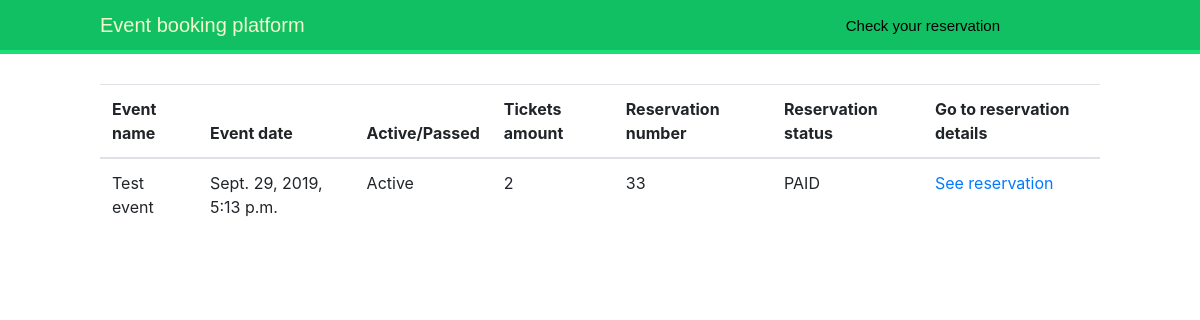
The app's page /reservation/client-reservations/1, older data.
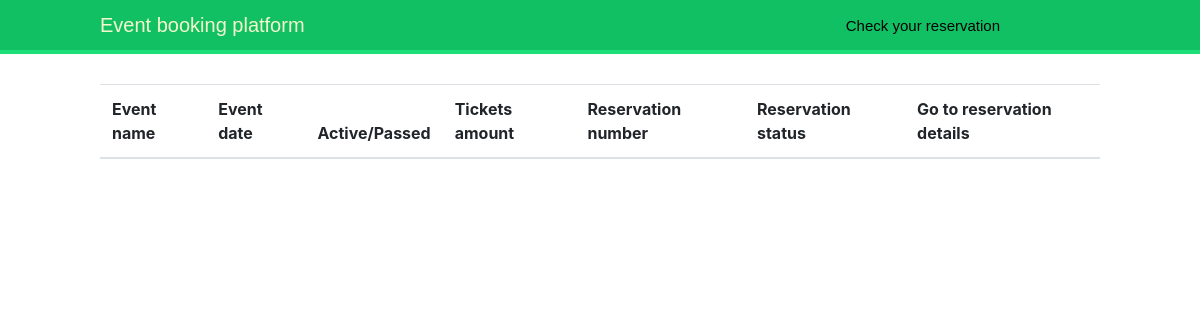
The same page, newer data.
### reservation/models.py (models this page shows, shortened)
class Reservation(models.Model):
    PAID = 'PAID'
    UNPAID = 'UNPAID'
    BOOKED = 'BOOKED'
    RESERVATION_STATUS_CHOICES = [
        (PAID, 'paid'),
        (UNPAID, 'unpaid'),
        (BOOKED, 'ongoing'),
    ]
    status = models.CharField(max_length=20, choices=RESERVATION_STATUS_CHOICES, default=BOOKED)
    booked_time = models.DateTimeField(auto_now_add=True)
    client = models.ForeignKey(Client, null=True, on_delete=models.CASCADE, related_name='reservations')
    event = models.ForeignKey(Event, on_delete=models.CASCADE, related_name='reservations')
    def get_absolute_url(self):
        return reverse('reservation:reservation', args=[self.pk])

### event/models.py (models this page shows, shortened)
class Event(models.Model):
    name = models.CharField(max_length=100)
    datetime = models.DateTimeField()
    description = models.TextField()

### reservation/views.py (the view)
# urls.py: path('client-reservations/<int:client_id>', views.get_client_reservations, name='client_reservations'),
def get_client_reservations(request, client_id):
    client = get_object_or_404(Client, pk=client_id)
    reservations = client.reservations.all().annotate(active=Case(When(event__datetime__lt=timezone.now(),
                                                                       then=Value(False)),
                                                                  default=Value(True), output_field=BooleanField()))\
        .order_by('-event__datetime', 'pk')
    return render(request, 'reservation/client_reservations.html', {'reservations': reservations})

### templates/reservation/client_reservations.html (shortened to what this page needs)
{% extends "base.html" %}
{% block content %}
    <table class="table table-hover">
        <thead>
        <tr>
            <th scope="col">Event name</th>
            <th scope="col">Event date</th>
            <th scope="col">Active/Passed</th>
            <th scope="col">Tickets amount</th>
            <th scope="col">Reservation number</th>
            <th scope="col">Reservation status</th>
            <th scope="col">Go to reservation details</th>
        </tr>
        </thead>
        <tbody>
        {%  for reservation in reservations %}
            <tr>
                <td>{{ reservation.event.name }}</td>
                <td>{{ reservation.event.datetime }}</td>
                <td>{%  if reservation.active %}Active{% else %}Passed{% endif %}</td>
                <td>{{reservation.tickets.count}}</td>
                <td>{{ reservation.pk }}</td>
                <td>{{ reservation.status }}</td>
                <td><a href="{{ reservation.get_absolute_url }}">See reservation</a></td>
            </tr>
        {% endfor %}
        </tbody>
    </table>
{% endblock %}

Row changes from the older to the newer data that the page shows:
removed Reservation: event.name "Test event", event.datetime "Sept. 29, 2019, 5:13 p.m.", shows "Active", tickets.count "2", pk "33", status "PAID"
